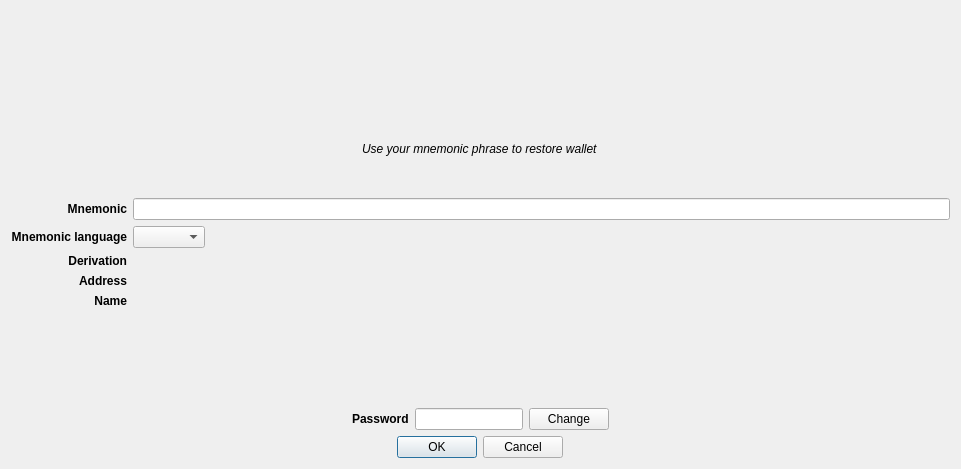
<?xml version="1.0" encoding="UTF-8"?>
<ui version="4.0">
 <class>WalletRestoreDialog</class>
 <widget class="QDialog" name="WalletRestoreDialog">
  <property name="geometry">
   <rect>
    <x>0</x>
    <y>0</y>
    <width>961</width>
    <height>469</height>
   </rect>
  </property>
  <property name="windowTitle">
   <string>Restore wallet</string>
  </property>
  <layout class="QVBoxLayout" name="verticalLayout">
   <item alignment="Qt::AlignHCenter">
    <widget class="QLabel" name="imagelabel">
     <property name="sizePolicy">
      <sizepolicy hsizetype="Preferred" vsizetype="Preferred">
       <horstretch>0</horstretch>
       <verstretch>0</verstretch>
      </sizepolicy>
     </property>
     <property name="minimumSize">
      <size>
       <width>0</width>
       <height>0</height>
      </size>
     </property>
     <property name="maximumSize">
      <size>
       <width>200</width>
       <height>200</height>
      </size>
     </property>
     <property name="sizeIncrement">
      <size>
       <width>0</width>
       <height>0</height>
      </size>
     </property>
     <property name="baseSize">
      <size>
       <width>0</width>
       <height>0</height>
      </size>
     </property>
     <property name="text">
      <string/>
     </property>
     <property name="pixmap">
      <pixmap resource="../../icons/tikka.slots.pyqt.resources.icons.index.qrc">:/images/safe_background</pixmap>
     </property>
     <property name="scaledContents">
      <bool>true</bool>
     </property>
     <property name="alignment">
      <set>Qt::AlignCenter</set>
     </property>
    </widget>
   </item>
   <item alignment="Qt::AlignHCenter">
    <widget class="QLabel" name="helpLabel">
     <property name="font">
      <font>
       <italic>true</italic>
      </font>
     </property>
     <property name="text">
      <string>Use your mnemonic phrase to restore wallet</string>
     </property>
    </widget>
   </item>
   <item>
    <layout class="QGridLayout" name="gridLayout">
     <item row="3" column="0">
      <widget class="QLabel" name="addressLabel">
       <property name="font">
        <font>
         <weight>75</weight>
         <bold>true</bold>
        </font>
       </property>
       <property name="text">
        <string>Address</string>
       </property>
       <property name="alignment">
        <set>Qt::AlignRight|Qt::AlignTrailing|Qt::AlignVCenter</set>
       </property>
      </widget>
     </item>
     <item row="0" column="0">
      <widget class="QLabel" name="mnemonicLabel">
       <property name="font">
        <font>
         <weight>75</weight>
         <bold>true</bold>
        </font>
       </property>
       <property name="text">
        <string>Mnemonic</string>
       </property>
       <property name="alignment">
        <set>Qt::AlignRight|Qt::AlignTrailing|Qt::AlignVCenter</set>
       </property>
      </widget>
     </item>
     <item row="1" column="0">
      <widget class="QLabel" name="mnemonicLanguageLabel">
       <property name="font">
        <font>
         <weight>75</weight>
         <italic>false</italic>
         <bold>true</bold>
        </font>
       </property>
       <property name="text">
        <string>Mnemonic language</string>
       </property>
       <property name="alignment">
        <set>Qt::AlignRight|Qt::AlignTrailing|Qt::AlignVCenter</set>
       </property>
      </widget>
     </item>
     <item row="4" column="0">
      <widget class="QLabel" name="nameLabel">
       <property name="font">
        <font>
         <weight>75</weight>
         <bold>true</bold>
        </font>
       </property>
       <property name="text">
        <string>Name</string>
       </property>
       <property name="alignment">
        <set>Qt::AlignRight|Qt::AlignTrailing|Qt::AlignVCenter</set>
       </property>
      </widget>
     </item>
     <item row="3" column="2">
      <widget class="QLabel" name="addressValueLabel">
       <property name="text">
        <string/>
       </property>
      </widget>
     </item>
     <item row="1" column="2">
      <widget class="QComboBox" name="mnemonicLanguageComboBox">
       <property name="sizePolicy">
        <sizepolicy hsizetype="Fixed" vsizetype="Preferred">
         <horstretch>0</horstretch>
         <verstretch>0</verstretch>
        </sizepolicy>
       </property>
      </widget>
     </item>
     <item row="2" column="0">
      <widget class="QLabel" name="derivationLabel">
       <property name="font">
        <font>
         <weight>75</weight>
         <bold>true</bold>
        </font>
       </property>
       <property name="text">
        <string>Derivation</string>
       </property>
       <property name="alignment">
        <set>Qt::AlignRight|Qt::AlignTrailing|Qt::AlignVCenter</set>
       </property>
      </widget>
     </item>
     <item row="0" column="2">
      <widget class="QLineEdit" name="mnemonicLineEdit">
       <property name="readOnly">
        <bool>false</bool>
       </property>
      </widget>
     </item>
     <item row="2" column="2">
      <widget class="QLabel" name="derivationValueLabel">
       <property name="text">
        <string/>
       </property>
      </widget>
     </item>
     <item row="4" column="2">
      <widget class="QLabel" name="nameValueLabel">
       <property name="text">
        <string/>
       </property>
      </widget>
     </item>
    </layout>
   </item>
   <item>
    <widget class="QLabel" name="errorLabel">
     <property name="styleSheet">
      <string notr="true">color: red</string>
     </property>
     <property name="text">
      <string/>
     </property>
     <property name="alignment">
      <set>Qt::AlignCenter</set>
     </property>
    </widget>
   </item>
   <item>
    <layout class="QHBoxLayout" name="horizontalLayout">
     <item>
      <spacer name="horizontalSpacer">
       <property name="orientation">
        <enum>Qt::Horizontal</enum>
       </property>
       <property name="sizeHint" stdset="0">
        <size>
         <width>40</width>
         <height>20</height>
        </size>
       </property>
      </spacer>
     </item>
     <item>
      <widget class="QLabel" name="passwordLabel">
       <property name="sizePolicy">
        <sizepolicy hsizetype="Fixed" vsizetype="Preferred">
         <horstretch>0</horstretch>
         <verstretch>0</verstretch>
        </sizepolicy>
       </property>
       <property name="sizeIncrement">
        <size>
         <width>0</width>
         <height>0</height>
        </size>
       </property>
       <property name="font">
        <font>
         <weight>75</weight>
         <bold>true</bold>
        </font>
       </property>
       <property name="text">
        <string>Password</string>
       </property>
       <property name="alignment">
        <set>Qt::AlignLeading|Qt::AlignLeft|Qt::AlignVCenter</set>
       </property>
      </widget>
     </item>
     <item>
      <widget class="QLineEdit" name="passwordLineEdit">
       <property name="sizePolicy">
        <sizepolicy hsizetype="Fixed" vsizetype="Fixed">
         <horstretch>0</horstretch>
         <verstretch>0</verstretch>
        </sizepolicy>
       </property>
       <property name="maxLength">
        <number>20</number>
       </property>
       <property name="alignment">
        <set>Qt::AlignCenter</set>
       </property>
       <property name="readOnly">
        <bool>true</bool>
       </property>
      </widget>
     </item>
     <item>
      <widget class="QPushButton" name="passwordChangeButton">
       <property name="sizePolicy">
        <sizepolicy hsizetype="Fixed" vsizetype="Fixed">
         <horstretch>0</horstretch>
         <verstretch>0</verstretch>
        </sizepolicy>
       </property>
       <property name="text">
        <string>Change</string>
       </property>
       <property name="icon">
        <iconset resource="../../icons/tikka.slots.pyqt.resources.icons.index.qrc">
         <normaloff>:/icons/refresh_icon</normaloff>:/icons/refresh_icon</iconset>
       </property>
      </widget>
     </item>
     <item>
      <spacer name="horizontalSpacer_2">
       <property name="orientation">
        <enum>Qt::Horizontal</enum>
       </property>
       <property name="sizeHint" stdset="0">
        <size>
         <width>40</width>
         <height>20</height>
        </size>
       </property>
      </spacer>
     </item>
    </layout>
   </item>
   <item alignment="Qt::AlignHCenter">
    <widget class="QDialogButtonBox" name="buttonBox">
     <property name="orientation">
      <enum>Qt::Horizontal</enum>
     </property>
     <property name="standardButtons">
      <set>QDialogButtonBox::Cancel|QDialogButtonBox::Ok</set>
     </property>
    </widget>
   </item>
  </layout>
 </widget>
 <resources>
  <include location="../../icons/tikka.slots.pyqt.resources.icons.index.qrc"/>
 </resources>
 <connections>
  <connection>
   <sender>buttonBox</sender>
   <signal>accepted()</signal>
   <receiver>WalletRestoreDialog</receiver>
   <slot>accept()</slot>
   <hints>
    <hint type="sourcelabel">
     <x>248</x>
     <y>254</y>
    </hint>
    <hint type="destinationlabel">
     <x>157</x>
     <y>274</y>
    </hint>
   </hints>
  </connection>
  <connection>
   <sender>buttonBox</sender>
   <signal>rejected()</signal>
   <receiver>WalletRestoreDialog</receiver>
   <slot>reject()</slot>
   <hints>
    <hint type="sourcelabel">
     <x>316</x>
     <y>260</y>
    </hint>
    <hint type="destinationlabel">
     <x>286</x>
     <y>274</y>
    </hint>
   </hints>
  </connection>
 </connections>
</ui>
